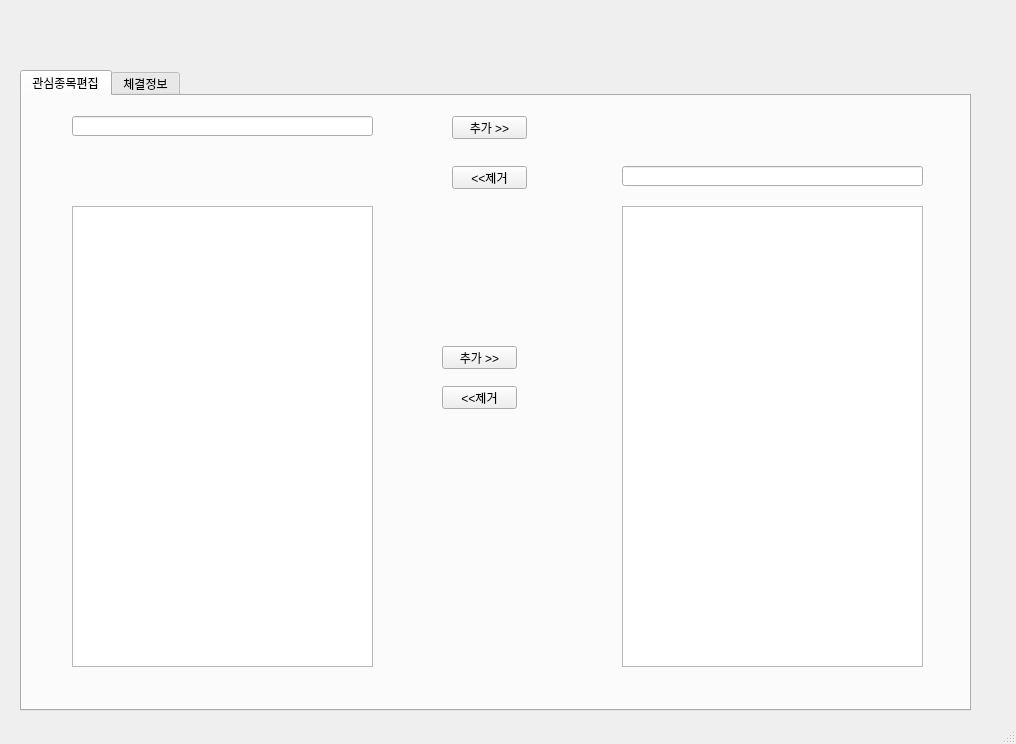
<?xml version="1.0" encoding="UTF-8"?>
<ui version="4.0">
 <class>MainWindow</class>
 <widget class="QMainWindow" name="MainWindow">
  <property name="geometry">
   <rect>
    <x>0</x>
    <y>0</y>
    <width>1016</width>
    <height>744</height>
   </rect>
  </property>
  <property name="mouseTracking">
   <bool>true</bool>
  </property>
  <property name="windowTitle">
   <string>MainWindow</string>
  </property>
  <widget class="QWidget" name="centralwidget">
   <widget class="QTabWidget" name="tabWidget">
    <property name="geometry">
     <rect>
      <x>20</x>
      <y>70</y>
      <width>951</width>
      <height>641</height>
     </rect>
    </property>
    <property name="currentIndex">
     <number>0</number>
    </property>
    <widget class="QWidget" name="tab">
     <attribute name="title">
      <string>관심종목편집</string>
     </attribute>
     <widget class="QListWidget" name="Itemlist_En">
      <property name="geometry">
       <rect>
        <x>600</x>
        <y>110</y>
        <width>301</width>
        <height>461</height>
       </rect>
      </property>
      <property name="mouseTracking">
       <bool>true</bool>
      </property>
      <property name="acceptDrops">
       <bool>true</bool>
      </property>
      <property name="alternatingRowColors">
       <bool>true</bool>
      </property>
     </widget>
     <widget class="QPushButton" name="sub">
      <property name="geometry">
       <rect>
        <x>420</x>
        <y>290</y>
        <width>75</width>
        <height>23</height>
       </rect>
      </property>
      <property name="text">
       <string>&lt;&lt;제거</string>
      </property>
     </widget>
     <widget class="QPushButton" name="add">
      <property name="geometry">
       <rect>
        <x>420</x>
        <y>250</y>
        <width>75</width>
        <height>23</height>
       </rect>
      </property>
      <property name="text">
       <string>추가 &gt;&gt;</string>
      </property>
     </widget>
     <widget class="QListWidget" name="Itemlist">
      <property name="geometry">
       <rect>
        <x>50</x>
        <y>110</y>
        <width>301</width>
        <height>461</height>
       </rect>
      </property>
      <property name="mouseTracking">
       <bool>true</bool>
      </property>
      <property name="acceptDrops">
       <bool>true</bool>
      </property>
      <property name="alternatingRowColors">
       <bool>true</bool>
      </property>
     </widget>
     <widget class="QPushButton" name="sub_2">
      <property name="geometry">
       <rect>
        <x>430</x>
        <y>70</y>
        <width>75</width>
        <height>23</height>
       </rect>
      </property>
      <property name="text">
       <string>&lt;&lt;제거</string>
      </property>
     </widget>
     <widget class="QPushButton" name="add_2">
      <property name="geometry">
       <rect>
        <x>430</x>
        <y>20</y>
        <width>75</width>
        <height>23</height>
       </rect>
      </property>
      <property name="text">
       <string>추가 &gt;&gt;</string>
      </property>
     </widget>
     <widget class="QLineEdit" name="lineEditForAdd">
      <property name="geometry">
       <rect>
        <x>50</x>
        <y>20</y>
        <width>301</width>
        <height>20</height>
       </rect>
      </property>
     </widget>
     <widget class="QLineEdit" name="lineEditForSub">
      <property name="geometry">
       <rect>
        <x>600</x>
        <y>70</y>
        <width>301</width>
        <height>20</height>
       </rect>
      </property>
     </widget>
    </widget>
    <widget class="QWidget" name="tab_2">
     <attribute name="title">
      <string>체결정보</string>
     </attribute>
    </widget>
   </widget>
  </widget>
  <widget class="QStatusBar" name="statusbar"/>
  <widget class="QMenuBar" name="menuBar">
   <property name="geometry">
    <rect>
     <x>0</x>
     <y>0</y>
     <width>1016</width>
     <height>21</height>
    </rect>
   </property>
  </widget>
 </widget>
 <resources/>
 <connections/>
</ui>
